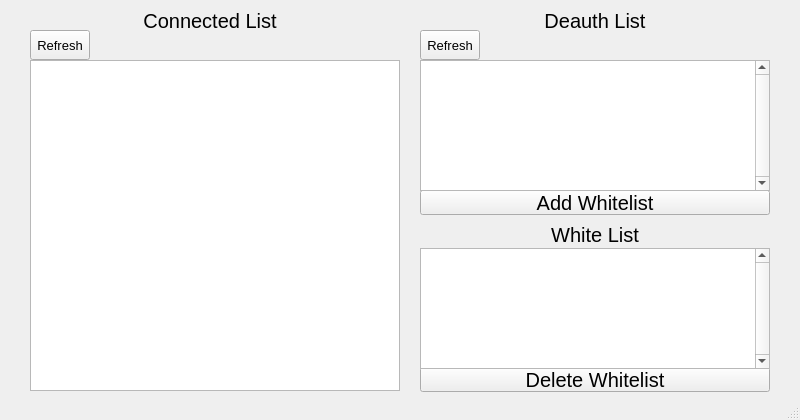
<?xml version="1.0" encoding="UTF-8"?>
<ui version="4.0">
 <class>MainWindow</class>
 <widget class="QMainWindow" name="MainWindow">
  <property name="geometry">
   <rect>
    <x>0</x>
    <y>0</y>
    <width>800</width>
    <height>420</height>
   </rect>
  </property>
  <property name="windowTitle">
   <string>H.I.P</string>
  </property>
  <widget class="QWidget" name="centralwidget">
   <widget class="QPushButton" name="Refresh">
    <property name="geometry">
     <rect>
      <x>30</x>
      <y>30</y>
      <width>60</width>
      <height>30</height>
     </rect>
    </property>
    <property name="font">
     <font>
      <pointsize>10</pointsize>
     </font>
    </property>
    <property name="text">
     <string notr="true">Refresh</string>
    </property>
   </widget>
   <widget class="QPushButton" name="DelWhite">
    <property name="geometry">
     <rect>
      <x>420</x>
      <y>367</y>
      <width>350</width>
      <height>25</height>
     </rect>
    </property>
    <property name="font">
     <font>
      <pointsize>15</pointsize>
     </font>
    </property>
    <property name="text">
     <string>Delete Whitelist</string>
    </property>
   </widget>
   <widget class="QPushButton" name="InputWhite">
    <property name="geometry">
     <rect>
      <x>420</x>
      <y>190</y>
      <width>350</width>
      <height>25</height>
     </rect>
    </property>
    <property name="font">
     <font>
      <pointsize>15</pointsize>
     </font>
    </property>
    <property name="text">
     <string>Add Whitelist</string>
    </property>
   </widget>
   <widget class="QLabel" name="Listlen">
    <property name="geometry">
     <rect>
      <x>90</x>
      <y>30</y>
      <width>311</width>
      <height>30</height>
     </rect>
    </property>
    <property name="font">
     <font>
      <pointsize>12</pointsize>
     </font>
    </property>
    <property name="text">
     <string/>
    </property>
    <property name="alignment">
     <set>Qt::AlignRight|Qt::AlignTrailing|Qt::AlignVCenter</set>
    </property>
    <property name="textInteractionFlags">
     <set>Qt::NoTextInteraction</set>
    </property>
   </widget>
   <widget class="QTableWidget" name="ConnectedTable">
    <property name="geometry">
     <rect>
      <x>30</x>
      <y>60</y>
      <width>370</width>
      <height>331</height>
     </rect>
    </property>
    <property name="font">
     <font>
      <pointsize>13</pointsize>
     </font>
    </property>
    <property name="horizontalScrollBarPolicy">
     <enum>Qt::ScrollBarAsNeeded</enum>
    </property>
    <property name="sizeAdjustPolicy">
     <enum>QAbstractScrollArea::AdjustToContents</enum>
    </property>
    <property name="selectionBehavior">
     <enum>QAbstractItemView::SelectRows</enum>
    </property>
    <property name="rowCount">
     <number>0</number>
    </property>
    <property name="columnCount">
     <number>0</number>
    </property>
    <attribute name="horizontalHeaderVisible">
     <bool>true</bool>
    </attribute>
    <attribute name="horizontalHeaderCascadingSectionResizes">
     <bool>false</bool>
    </attribute>
    <attribute name="horizontalHeaderDefaultSectionSize">
     <number>170</number>
    </attribute>
    <attribute name="horizontalHeaderHighlightSections">
     <bool>true</bool>
    </attribute>
    <attribute name="verticalHeaderCascadingSectionResizes">
     <bool>false</bool>
    </attribute>
   </widget>
   <widget class="QLabel" name="label">
    <property name="geometry">
     <rect>
      <x>50</x>
      <y>0</y>
      <width>320</width>
      <height>41</height>
     </rect>
    </property>
    <property name="font">
     <font>
      <pointsize>15</pointsize>
     </font>
    </property>
    <property name="text">
     <string>Connected List</string>
    </property>
    <property name="alignment">
     <set>Qt::AlignCenter</set>
    </property>
   </widget>
   <widget class="QPushButton" name="Refresh_deauth">
    <property name="geometry">
     <rect>
      <x>420</x>
      <y>30</y>
      <width>60</width>
      <height>30</height>
     </rect>
    </property>
    <property name="font">
     <font>
      <pointsize>10</pointsize>
     </font>
    </property>
    <property name="text">
     <string notr="true">Refresh</string>
    </property>
   </widget>
   <widget class="QLabel" name="label_2">
    <property name="geometry">
     <rect>
      <x>420</x>
      <y>0</y>
      <width>350</width>
      <height>41</height>
     </rect>
    </property>
    <property name="font">
     <font>
      <pointsize>15</pointsize>
     </font>
    </property>
    <property name="text">
     <string>Deauth List</string>
    </property>
    <property name="alignment">
     <set>Qt::AlignCenter</set>
    </property>
   </widget>
   <widget class="QLabel" name="label_3">
    <property name="geometry">
     <rect>
      <x>420</x>
      <y>220</y>
      <width>350</width>
      <height>30</height>
     </rect>
    </property>
    <property name="font">
     <font>
      <pointsize>15</pointsize>
     </font>
    </property>
    <property name="text">
     <string>White List</string>
    </property>
    <property name="alignment">
     <set>Qt::AlignCenter</set>
    </property>
   </widget>
   <widget class="QLabel" name="deauthlen">
    <property name="geometry">
     <rect>
      <x>480</x>
      <y>30</y>
      <width>290</width>
      <height>30</height>
     </rect>
    </property>
    <property name="font">
     <font>
      <pointsize>12</pointsize>
     </font>
    </property>
    <property name="layoutDirection">
     <enum>Qt::LeftToRight</enum>
    </property>
    <property name="text">
     <string/>
    </property>
    <property name="alignment">
     <set>Qt::AlignRight|Qt::AlignTrailing|Qt::AlignVCenter</set>
    </property>
    <property name="textInteractionFlags">
     <set>Qt::NoTextInteraction</set>
    </property>
   </widget>
   <widget class="QListWidget" name="Deauthlist">
    <property name="geometry">
     <rect>
      <x>420</x>
      <y>60</y>
      <width>350</width>
      <height>131</height>
     </rect>
    </property>
    <property name="font">
     <font>
      <pointsize>15</pointsize>
     </font>
    </property>
    <property name="verticalScrollBarPolicy">
     <enum>Qt::ScrollBarAlwaysOn</enum>
    </property>
    <property name="horizontalScrollBarPolicy">
     <enum>Qt::ScrollBarAlwaysOff</enum>
    </property>
   </widget>
   <widget class="QListWidget" name="Whitelist">
    <property name="enabled">
     <bool>true</bool>
    </property>
    <property name="geometry">
     <rect>
      <x>420</x>
      <y>248</y>
      <width>350</width>
      <height>121</height>
     </rect>
    </property>
    <property name="font">
     <font>
      <pointsize>15</pointsize>
     </font>
    </property>
    <property name="verticalScrollBarPolicy">
     <enum>Qt::ScrollBarAlwaysOn</enum>
    </property>
    <property name="horizontalScrollBarPolicy">
     <enum>Qt::ScrollBarAlwaysOff</enum>
    </property>
   </widget>
  </widget>
  <widget class="QStatusBar" name="statusbar"/>
 </widget>
 <resources/>
 <connections/>
</ui>
